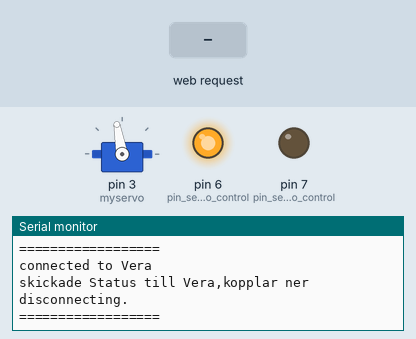
Recording of a sketch running on a simulated Arduino Uno, built with avr-gcc and run on an emulated ATmega328P. Parts: servo, output pins drawn as LEDs (lit = HIGH), the last lines printed to the serial monitor. The test bench sets the inputs (shaded band). WiFi joins after 1.5 s; servers stay silent unless stated.

Above: at 6.6 s.
6.7 s: HTTP request GET /?Arduino/MyMode/ received
At 7.8 s:
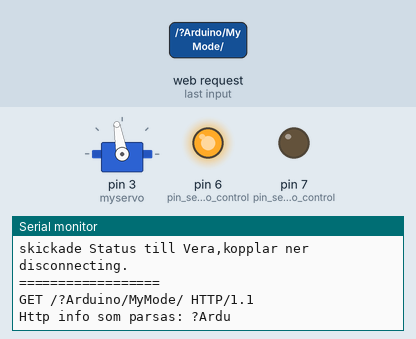
8.2 s: HTTP request GET /data_request?id=variableset&DeviceNum= received
At 8.7 s:
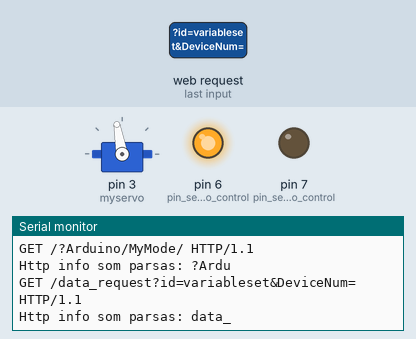

The sketch:

Arduino-ServoLock.ino
```cpp
// www.Automatiserar.se
//
// - V 1.1
// - skapad av ISPEP med hjälp av koden från zoomkat.
//
// Kod för att använda ett servo för att låsa och öppna ett nyckelskåp med indikations lampor.
//
// All kod kommer att finnas på https://github.com/Ispep/Hemautomation/

// ----- Kod jag utgick från för att få en webbserver och klient i ett // ISPEP

        //zoomkat 7-03-12, combined client and server
        //simple button GET with iframe code
        //for use with IDE 1.0
        //open serial monitor and send an g to test client and
        //see what the arduino client/server receives
        //web page buttons make pin 5 high/low
        //use the ' in html instead of " to prevent having to escape the "
        //address will look like http://192.168.1.102:84 when submited
        //for use with W5100 based ethernet shields
        //note that the below bug fix may be required
        // http://code.google.com/p/arduino/issues/detail?id=605

// ------- SLUT initial kod jag utgick från // ISPEP

#include <SPI.h>
#include <Ethernet.h>
#include <Servo.h>   // --- Automatiserar.se, add support for servo.

// Servo
int pos = 10; // start mode for servo ( closed )
Servo myservo;

byte mac[] = {0xAA, 0xAD, 0xBE, 0xEF, 0xFE, 0xED }; //assign arduino mac address
byte ip[] = {10, 20, 30, 40 }; // ip in lan assigned to arduino
byte gateway[] = {10, 20, 30, 2 }; // internet access via router
byte subnet[] = {255, 255, 0, 0 }; //subnet mask
EthernetServer server(80); //server port arduino server will use
EthernetClient client;
//char serverName[] = "dinservern.dindomän.se"; // (DNS) zoomkat's test web page server
byte serverName[] = { 10, 20, 30, 21 }; // (IP) zoomkat web page server IP address
byte VeraServer[] = { 10, 20, 30, 22};     // IP till din vera
String readString; //used by server to capture GET request

// Vera saker
String UrlToVera; // url som kommer att skickas till Veran
String VeraDeviceid = "146";  // ID på servot i veran.
int    VeraPort     = 3480;
//////////////////////

void setup(){

  myservo.attach(3); // Servot som låser och öppnar dörren.

  Serial.println("Startup - Locking");
  Serial.println();


  pinMode(6, OUTPUT); //pin selected to control
  pinMode(7, OUTPUT); //pin selected to control


  Ethernet.begin(mac,ip,gateway,gateway,subnet);
  server.begin();
  Serial.begin(9600);
  Serial.println("Automatiseras Servo - V 0.5 - 2015-12-26");
  Serial.println("V i serial interfacet testar kommunikationen");

  delay(5000); // låter tcp:ip koppla upp innan resterande körs.

  ServoClosed();

}

void loop(){
  // check for serial input
  if (Serial.available() > 0)
  {
    byte inChar;
    inChar = Serial.read();
    if(inChar == 'V')
    {
      sendGET("COMTest"); // call client sendGET function
    }
  }

  EthernetClient client = server.available();
  if (client) {
    while (client.connected()) {
      if (client.available()) {
        char c = client.read();

        //read char by char HTTP request
        if (readString.length() < 100) {

          //store characters to string
          readString += c;
          //Serial.print(c);
        }

        //if HTTP request has ended
        if (c == '\n') {

          ///////////////
          Serial.print(readString); //print to serial monitor for debuging

            //now output HTML data header
          if(readString.indexOf('?') >=0) { //don't send new page
            client.println(F("HTTP/1.1 204 Automatiserar"));
            client.println();
            client.println();
          }
          else {
            client.println(F("HTTP/1.1 200 OK")); //send new page on browser request
            client.println(F("Content-Type: text/html"));
            client.println();

            client.println(F("<HTML>"));
            client.println(F("<HEAD>"));
            client.println(F("<TITLE>Automatiserar.se - Keybox</TITLE>"));
            client.println(F("</HEAD>"));
            client.println(F("<BODY>"));

            client.println(F("<H1>Command Keybox - Automatiserar.se</H1>"));

            // DIY buttons
            client.println(F("Control Door: "));
            client.println(F("<a href=/?3on target=inlineframe>Lock</a>"));
            client.println(F("  <a href=/?3off target=inlineframe>Open</a><br><br>"));

            client.println(F("<IFRAME name=inlineframe style='display:none'>"));
            client.println(F("</IFRAME>"));

            client.println(F("</BODY>"));
            client.println(F("</HTML>"));
          }

          delay(1);
          //stopping client
          client.stop();

          ///////////////////// control arduino pin
          //if(readString.indexOf('2') >0)//checks for 2
          //if (readString.equals("?3on"));
          Serial.print("Http info som parsas: ");
          Serial.println(readString.substring(5,10));

          if (readString.substring(5,9) == "?3on")
          {
              ServoClosed();
          }

          //if(readString.indexOf('3') >0)//checks for 3
          //if (readString.equals("?3off"));
          if (readString.substring(5,10) == "?3off")
          {
              ServoOpen();
          }

          //clearing string for next read
          readString="";

        }
      }
    }
  }
}

//////////////////////////
void sendGET(String MyInfo) //client function to send and receive GET data from external server.
{
  if (client.connect(serverName, 86)) {
    Serial.println("connected");
    client.print("GET /?Arduino/MyMode/");
    client.print(MyInfo);
    client.println(" HTTP/1.0");
    client.println();
  }
  else {
    Serial.println("connection failed");
    Serial.println();
  }

  Serial.println();
  Serial.println("disconnecting.");
  Serial.println("==================");
  Serial.println();
  client.stop();

}


// Servo koden för att öppna och stänga dörren.

void ServoOpen(){

    digitalWrite(6, LOW);    // släcker grön diod
    digitalWrite(7, HIGH);   // tänder röd diod
    Serial.println("--- Function Servo OPEN ----");
    Serial.println();
    pos = 10;

    myservo.write(pos);              // tell servo to go to position in variable 'pos'
    delay(10);                       // waits 15ms for the servo to reach the position
    sendGET("OPEN");
    sendInfoToVera("0");
}

void ServoClosed(){

  digitalWrite(6, HIGH);    // tänder röd diod
  digitalWrite(7, LOW);     // släcker grön diod
  Serial.println("--- Function Servo CLOSED ----");
  Serial.println();

    pos = 100;

    myservo.write(pos);              // tell servo to go to position in variable 'pos'
    delay(10);                       // waits 15ms for the servo to reach the position
    sendGET("CLOSED");
    sendInfoToVera("1");
}


void sendInfoToVera(String Mode)
{
  if (client.connect(VeraServer, VeraPort)) {
    Serial.println("connected to Vera");

  client.print("GET /data_request?id=variableset&DeviceNum=");
  client.print(VeraDeviceid);
  client.print("&serviceId=urn:upnp-org:serviceId:VSwitch1&Variable=Status&Value=");
  client.print(Mode);
  client.println(" HTTP/1.1");
  client.print("Host: ");
  client.print("Arduino Servo");
  client.println("Connection: close");
  client.println();
  Serial.println("skickade Status till Vera,kopplar ner");
  client.stop();

  }
  else {
    Serial.println("connection failed");
    Serial.println();
  }

  Serial.println();
  Serial.println("disconnecting.");
  Serial.println("==================");
  Serial.println();
  client.stop();

}
```

Measured:
- after the input at 6.7 s, the serial monitor: prints a new line at once (image 1)
- after the input at 8.2 s, the serial monitor: prints a new line at once (image 2)
